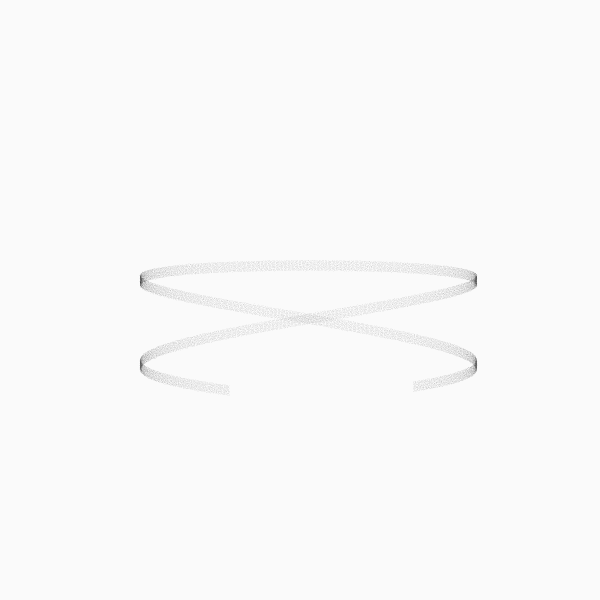
Frame 1 (no input)
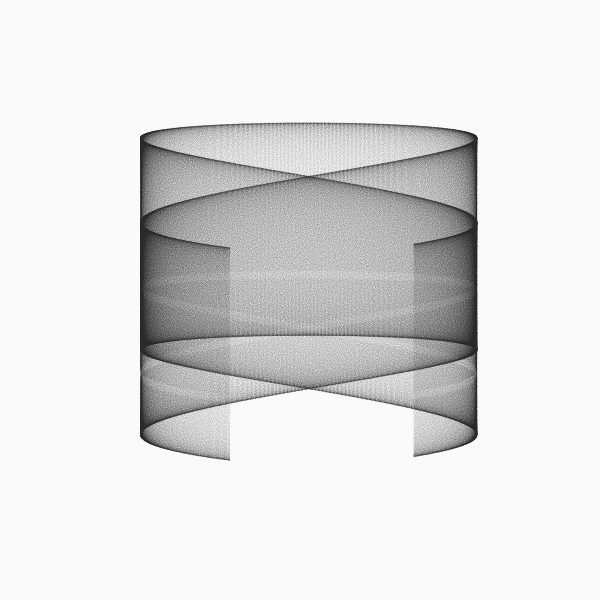
Frame 60 (the mouse pressed at the canvas centre just before this capture)
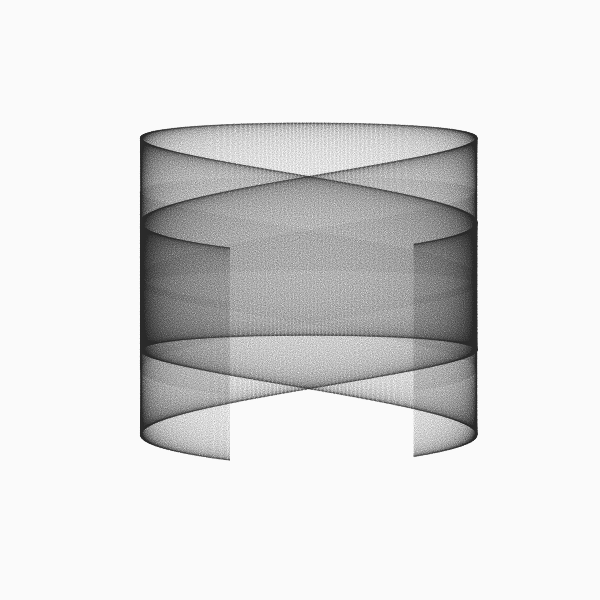
Frame 120 (the mouse held since frame 60 and released just before this capture)

The Processing sketch that drew these frames (run headless with seeded random() and noise(); from frame 60 on, the mouse is pressed at the canvas centre):

// Processing sketch: build
// ── build.pde
// Variations on Fractal Flames : Part_15
// https://generateme.wordpress.com/2016/04/11/folds/
// d(pdj) 

float x1, y1, x2, y2; // function domain
float step; // step within domain
float y;
boolean go = true;

// parameterization P={pdj_a,pdj_b,pdj_c,pdj_d}
float pdj_a = 0.1; // 1.0111
float pdj_b = 1.9; // -1.011
float pdj_c = -0.8; // 2.08
float pdj_d = -1.2; // 10.2

// sech parameters
float cosh(float x) { return 0.5 * (exp(x) + exp(-x)); }
float sinh(float x) { return 0.5 * (exp(x) - exp(-x)); }

void setup() {
  size(600, 600);
  background(250);
  smooth(8);
  noFill();
  stroke(20, 15);
  strokeWeight(0.9);

  x1 = y1 = -3;
  x2 = y2 = 3;
  y = y1;
  step = ( x2 - x1 ) / ( 2.321 * width );
}

void draw() {
  if (go) {
    for ( int i = 0; ( i < 20 )&go; i++ ) { // draw 20 lines at once
      for ( float x = x1; x <= x2; x += step ) {
        drawVariation(x, y);
      }
      y += step;
      if ( y > y2 ) {
        go = false;
        println( "done" );
      }
    }
  }
}

void drawVariation( float x, float y ) {
  PVector v = new PVector(x, y);
  float amount = 3.0;

  v = d_pdj(v, amount);

  float xx = map( v.x+0.003*randomGaussian(), x1, x2, 20, width-20 );
  float yy = map( v.y+0.003*randomGaussian(), y1, y2, 20, height-20 );
  point( xx, yy );
}

PVector sinusoidal(PVector v, float amount) {
  return new PVector( amount * sin( v.x ), amount * sin( v.y ) );
}

PVector hyperbolic( PVector v, float amount ) {
  float r = v.mag() + 1.0e-10;
  float theta = atan2( v.x, v.y );
  float x = amount * sin( theta ) / r;
  float y = amount * cos( theta ) * r;
  return new PVector( x, y );
}

PVector pdj( PVector v, float amount ) {
  return new PVector( 
    amount * ( sin( pdj_a * v.y ) - cos( pdj_b * v.x ) ),
    amount * ( sin( pdj_c * v.x ) - cos( pdj_d * v.y ) )
      );
}

// differential of a pdj
PVector d_pdj( PVector v, float amount ) {
  float h = 0.1; // step
  float sqrth = sqrt(h);
  PVector v1 = pdj(v, amount);
  PVector v2 = pdj(new PVector(v.x+h, v.y+h), amount);
  return new PVector( (v2.x-v1.x)/sqrth, (v2.y-v1.y)/sqrth );
}

PVector julia( PVector v, float amount ) {
  float r = amount * sqrt( v.mag() );
  float theta = 0.5 * atan2( v.x, v.y ) + (int)( 2.0 * random( 0, 1 ) ) * PI;
  float x = r * cos( theta );
  float y = r * sin( theta );
  return new PVector( x, y );
}

PVector sech( PVector p, float weight ) {
  float d = cos( 2.0 * p.y ) + cosh( 2.0 * p.x );
  if ( d != 0 ) d = weight * 2.0 / d;
  return new PVector( d * cos(p.y) * cosh(p.x), -d * sin(p.y) * sinh(p.x) );
}

// sum, substraction, multiplication and division of previous functions
PVector addF(PVector v1, PVector v2) {return new PVector(v1.x + v2.x, v1.y + v2.y);}
PVector subF(PVector v1, PVector v2) {return new PVector(v1.x - v2.x, v1.y - v2.y);}
PVector mulF(PVector v1, PVector v2) {return new PVector(v1.x * v2.x, v1.y * v2.y);}
PVector divF(PVector v1, PVector v2) {return new PVector(v2.x == 0 ? 0 : v1.x / v2.x, v2.y == 0 ? 0 : v1.y / v2.y);}
